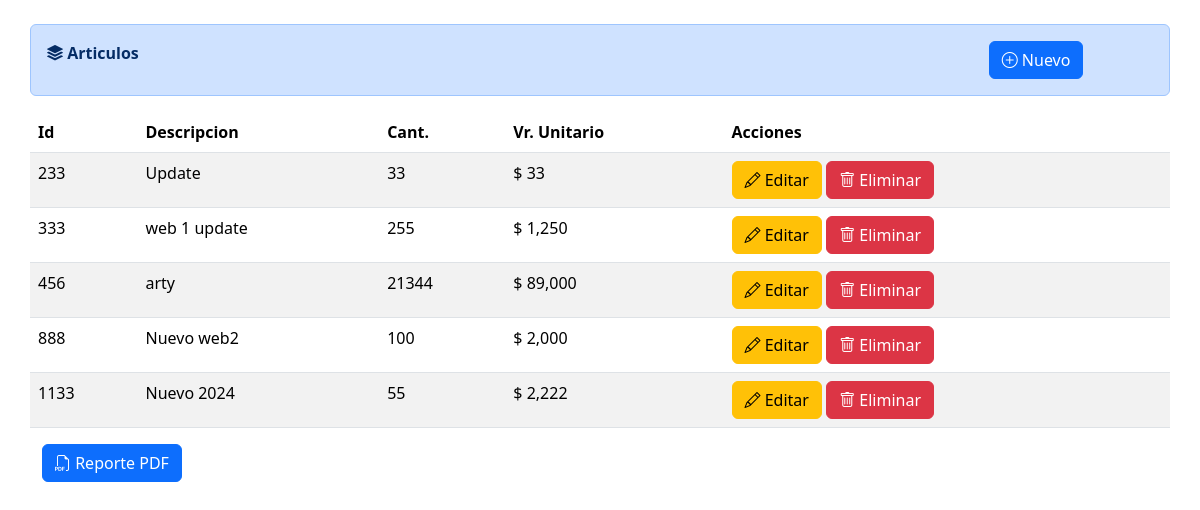
The page / on the database its author committed.
### tables this page shows
CREATE TABLE IF NOT EXISTS `articulos` (
  `id` int NOT NULL,
  `des` varchar(50) NOT NULL,
  `cant` int NOT NULL,
  `vru` float NOT NULL,
  PRIMARY KEY (`id`)
);

### index.php (the view, shortened to what this page needs)
<!DOCTYPE html>
<html lang="en">
<head>
    <link href="https://cdn.jsdelivr.net/npm/bootstrap@5.3.3/dist/css/bootstrap.min.css" rel="stylesheet">
    <link rel="stylesheet" href="https://cdn.jsdelivr.net/npm/bootstrap-icons@1.11.3/font/bootstrap-icons.min.css">
    <link rel="stylesheet" href="https://cdn.jsdelivr.net/npm/bootstrap-table@1.23.5/dist/bootstrap-table.min.css">
</head>
<body>
    <div class="container mt-4">
        <div class="row">
            <div class="alert alert-primary" role="alert">
                <div class="row">
                    <div class="col-10">
                        <strong><i class="bi bi-stack"></i> Articulos</strong>
                    </div>
                    <div class="col-2">
                        <button class='btn btn-primary' data-bs-toggle="modal" data-bs-target="#nart"><i class="bi bi-plus-circle"></i> Nuevo</button>
                    </div>
                </div>
            </div>
        </div>
        <div class="row">
            <table
                class="table table-striped"
                data-toggle="table"
                data-search="true"
                data-pagination="true"
                id="tart">
                <thead>
                    <tr>
                        <th data-sortable="true" data-field="id">Id</th>
                        <th data-sortable="true" data-field="des">Descripcion</th>
                        <th>Cant.</th>
                        <th>Vr. Unitario</th>
                        <th>Acciones</th>
                    </tr>
                </thead>
                <tbody>
                    <?php
                    include 'conexion.php';
                    $sql = "SELECT * FROM articulos";
                    $res = $con->query($sql);
                    while ($row = $res->fetch_assoc()) {
                        echo "<tr>";
                        echo "<td>" . $row['id'] . "</td>";
                        echo "<td>" . $row['des'] . "</td>";
                        echo "<td>" . $row['cant'] . "</td>";
                        echo "<td> $ " . number_format($row['vru']) . "</td>";
                        echo "<td><a href='' class='btn btn-warning' id='beditar'><i class='bi bi-pencil'></i> Editar</a> <a href='eliminar.php?id=" . $row['id'] . "' class='btn btn-danger'><i class='bi bi-trash'></i> Eliminar</a></td>";
                        echo "</tr>";
                    }
                    ?>
                </tbody>
            </table>
        </div>
        <div class="row">
            <div class="col-2">
                <button class="btn btn-primary" id="bpdf"><i class="bi bi-filetype-pdf"></i> Reporte PDF</button>
            </div>
        </div>
    </div>
</body>
</html>

### rows shown on the page
articulos: id "233", des "Update", cant "33", vru "33"
articulos: id "333", des "web 1 update", cant "255", vru "1,250"
articulos: id "456", des "arty", cant "21344", vru "89,000"
articulos: id "888", des "Nuevo web2", cant "100", vru "2,000"
articulos: id "1133", des "Nuevo 2024", cant "55", vru "2,222"
